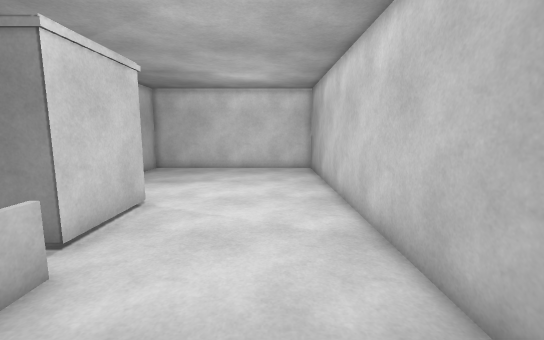
view 1 (above)

16 first-person views from a walk through a Unity game level. The camera is 1.4 m above the floor, tilts 8° down and sees 90° across. The floor is counted in squares, 0.5 m on a side. Each view is taken from the middle of a square. On the plan, view 1 faces up. The plan holds only what a view shows up to about 19 squares ahead; the rest is blank. The player character is not drawn.

view 2
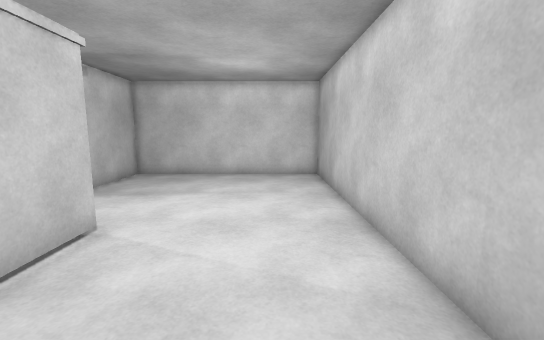

view 3
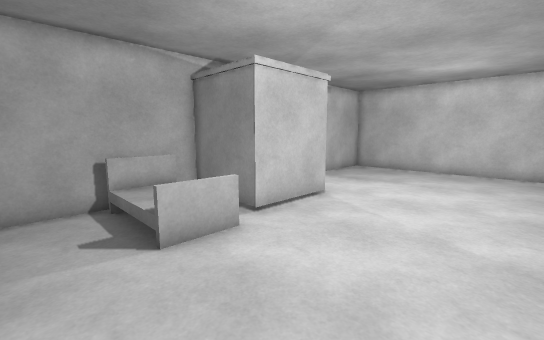

view 4
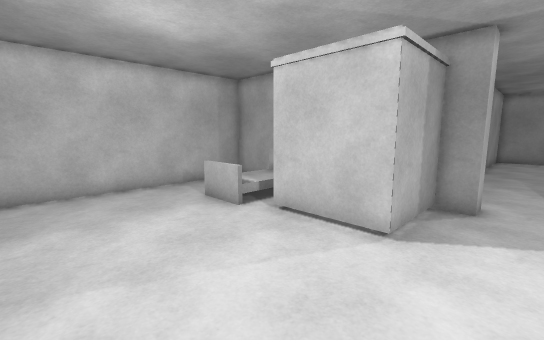

view 5
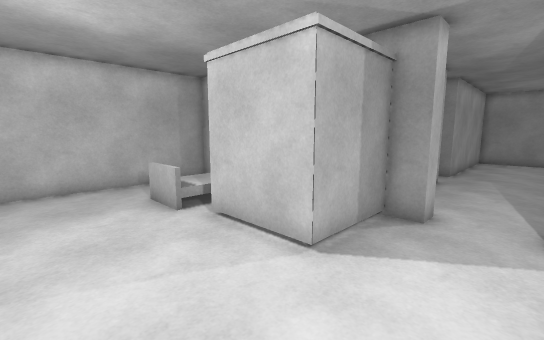

view 6
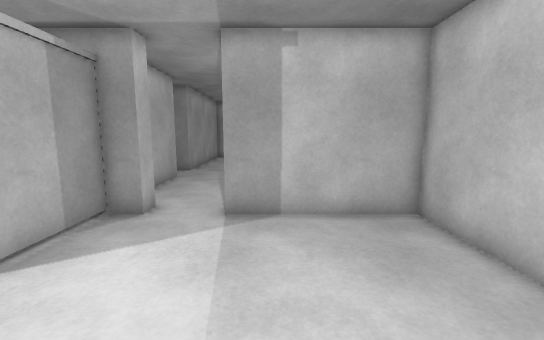

view 7
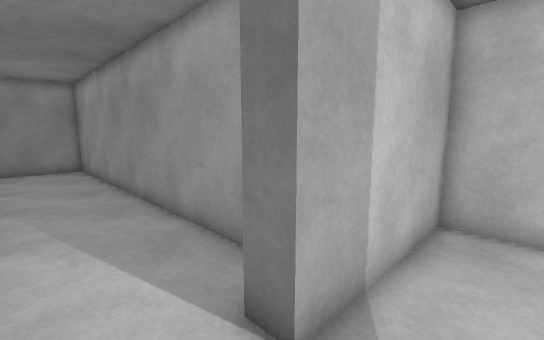

view 8
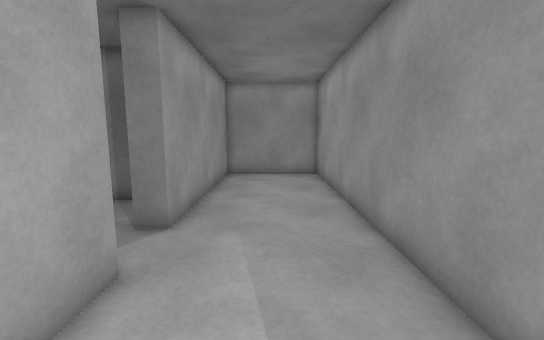

view 9
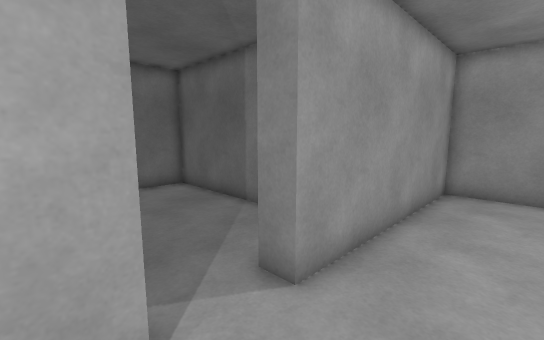

view 10
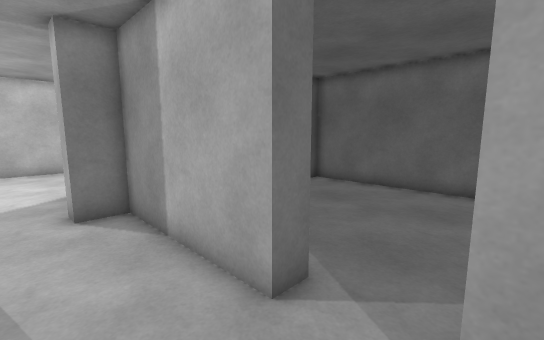

view 11
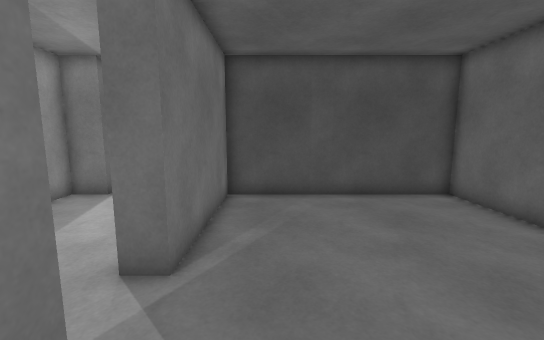

view 12
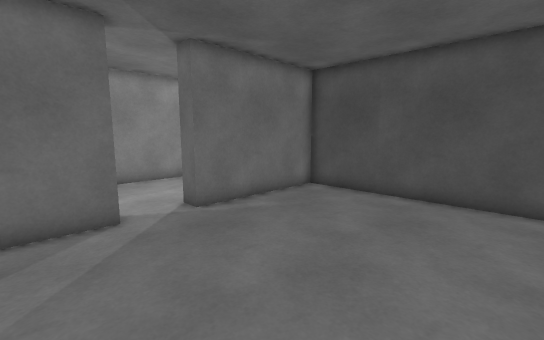

view 13
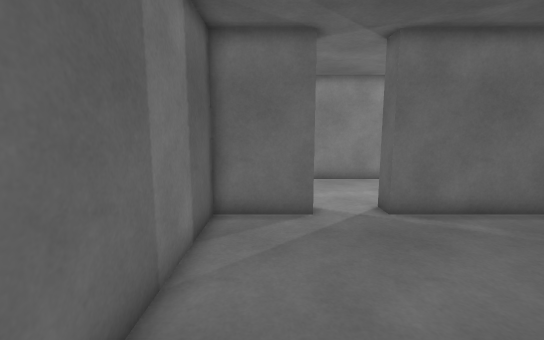

view 14
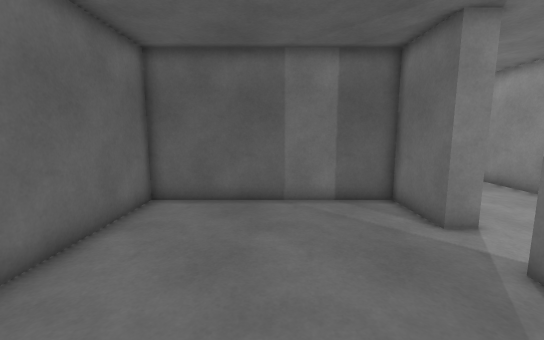

view 15
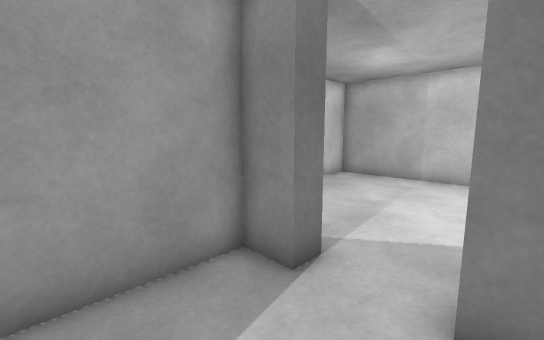

view 16
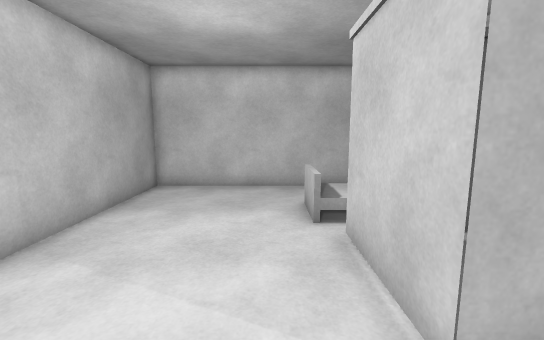

### Floor plan
Ten units are one square. View 1 is at (0, 0); x grows to the right and y downward. Boxes are objects, and circles mark ways between rooms. Rooms are numbered by the first view taken in them; rooms with no view inside come last. Other rooms are left out.
<svg viewBox="-305 -215 340 230">
<path fill="none" stroke="#000" d="M-100 -116 -90 -116 -90 -104 -49 -104 -49 -62 -90 -62 -90 10 30 10 30 -210 -90 -210 -90 -144 -100 -144M-43 -50 -43 -45M-43 -35 -43 -24M-83 -50 -83 -24M-170 -90 -170 -100 -100 -100 -100 -116M-100 -144 -100 -160 -300 -160 -300 -100 -196 -100 -196 -90M-196 -90 -230 -90 -230 10 -100 10 -100 -90 -170 -90"/>
<circle cx="-95" cy="-130" r="3" fill="#2a7"/>
<circle cx="-185" cy="-95" r="3" fill="#2a7"/>
<text x="-30" y="-100">1</text>
<text x="-200" y="-130">2</text>
<text x="-170" y="-40">3</text>
</svg>
Room 1 opens to room 2. Room 2 opens to room 3.

Where each view was taken, in squares from view 1:
view 1: 0 up, 0 right, facing up
view 2: 3 up, 0 right, facing up
view 3: 0 up, 2 right, facing up-left
view 4: 13 up, 2 right, facing down-left
view 5: 14 up, 0 right, facing down-left
view 6: 16 up, 0 right, facing left
view 7: 12 up, 7 left, facing up-left
view 8: 13 up, 12 left, facing left
view 9: 13 up, 16 left, facing down-left
view 10: 13 up, 20 left, facing down-right
view 11: 7 up, 22 left, facing right
view 12: 0 up, 22 left, facing up-right
view 13: 0 up, 21 left, facing up
view 14: 4 up, 12 left, facing left
view 15: 11 up, 14 left, facing up-right
view 16: 13 up, 3 left, facing down
